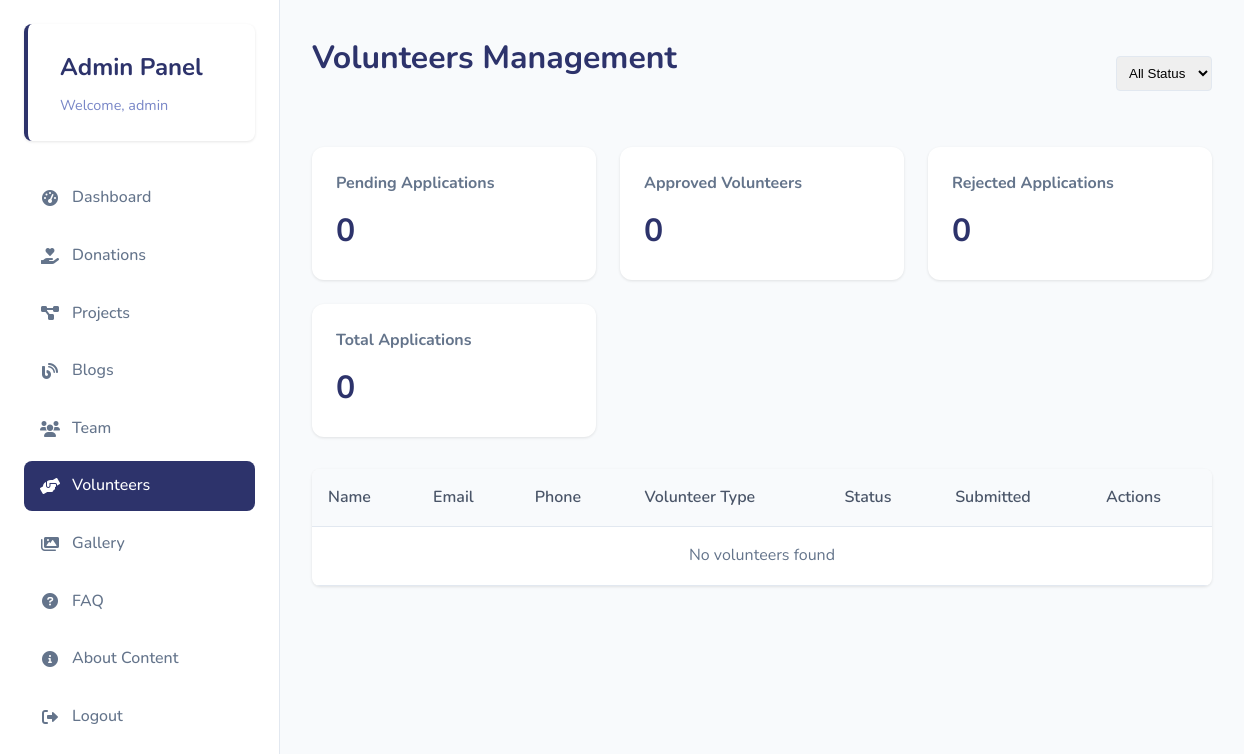
/admin/volunteers.php (signed in), run on an earlier commit of the app's database.
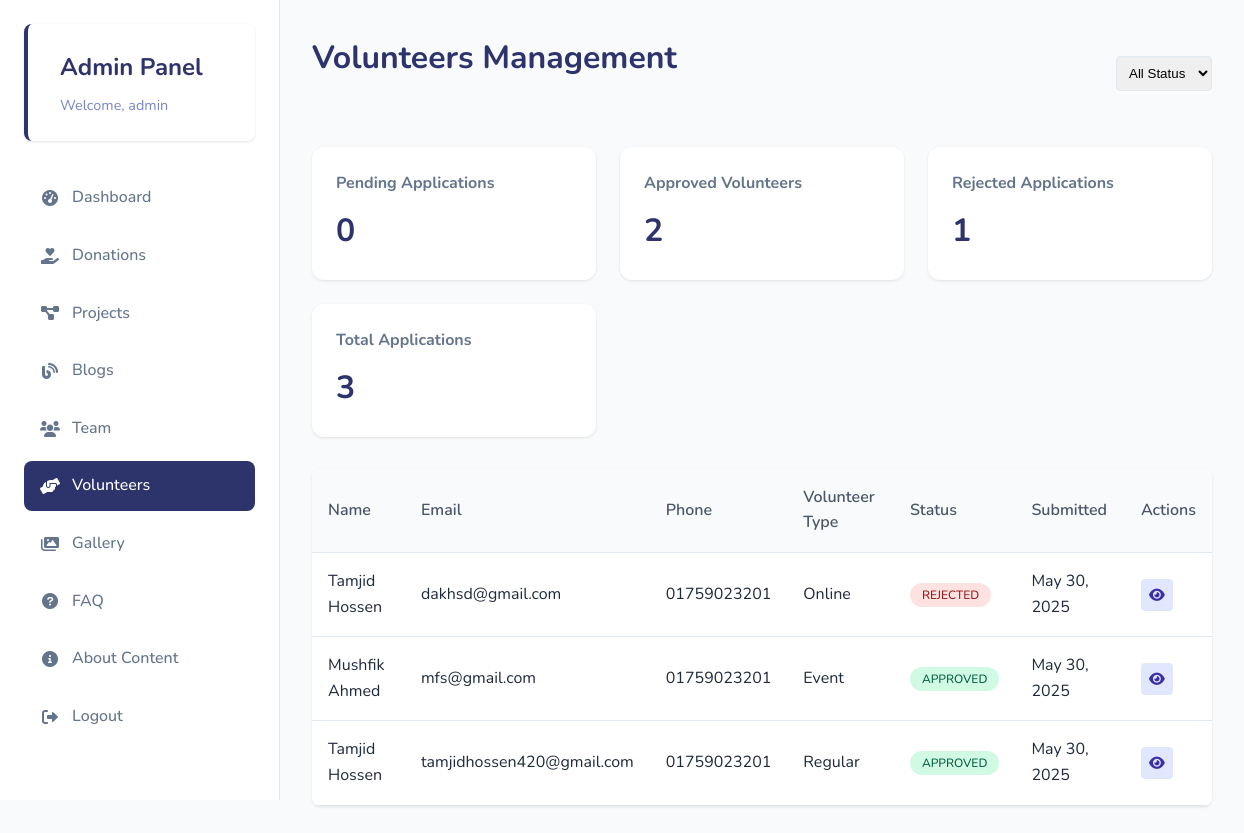
And on a later commit of the database.
### tables this page shows
CREATE TABLE `volunteers` (
  `id` int(11) NOT NULL,
  `name` varchar(255) NOT NULL,
  `phone` varchar(20) NOT NULL,
  `email` varchar(255) NOT NULL,
  `facebook` varchar(255) DEFAULT NULL,
  `nid` varchar(50) NOT NULL,
  `occupation` varchar(100) NOT NULL,
  `volunteer_type` varchar(50) NOT NULL,
  `special_skills` text DEFAULT NULL,
  `present_division` varchar(50) NOT NULL,
  `present_address` text NOT NULL,
  `status` enum('pending','approved','rejected') DEFAULT 'pending',
  `submitted_at` timestamp NOT NULL DEFAULT current_timestamp(),
  `approved_at` timestamp NULL DEFAULT NULL,
  `approved_by` int(11) DEFAULT NULL
);

### admin/volunteers.php (the view, shortened to what the changed rows need)
<?php
$conn = get_database_connection();
$success_message = '';
$page = isset($_GET['page']) ? max(1, intval($_GET['page'])) : 1;
$limit = 10;
$offset = ($page - 1) * $limit;
$where_clause = "";
$count_sql = "SELECT COUNT(*) as total FROM volunteers $where_clause";
$count_result = mysqli_query($conn, $count_sql);
$total_volunteers = mysqli_fetch_assoc($count_result)['total'];
$sql = "SELECT * FROM volunteers $where_clause ORDER BY submitted_at DESC LIMIT $limit OFFSET $offset";
$result = mysqli_query($conn, $sql);
?>
<!DOCTYPE html>
<html lang="en">
<head>
    <link rel="stylesheet" href="../assets/css/style.css">
    <link rel="stylesheet" href="https://cdnjs.cloudflare.com/ajax/libs/font-awesome/6.0.0/css/all.min.css">
</head>
<body>
    <div class="admin-dashboard">
        <main class="admin-main">
            <div class="page-header">
                <h1>Volunteers Management</h1>
            </div>            <?php if (!empty($success_message)): ?>
                <div class="alert success"><?php echo htmlspecialchars($success_message); ?></div>
            <?php endif; ?>
            <div class="stats-grid">
                <?php
                $approved_count = mysqli_fetch_assoc(mysqli_query($conn, "SELECT COUNT(*) as count FROM volunteers WHERE status = 'approved'"))['count'];
                $rejected_count = mysqli_fetch_assoc(mysqli_query($conn, "SELECT COUNT(*) as count FROM volunteers WHERE status = 'rejected'"))['count'];
                ?>
                <div class="stat-card">
                    <h3>Approved Volunteers</h3>
                    <p><?php echo $approved_count; ?></p>
                </div>
                <div class="stat-card">
                    <h3>Rejected Applications</h3>
                    <p><?php echo $rejected_count; ?></p>
                </div>
                <div class="stat-card">
                    <h3>Total Applications</h3>
                    <p><?php echo $total_volunteers; ?></p>
                </div>
            </div>
            <div class="volunteers-table">
                <table>
                    <thead>
                        <tr>
                            <th>Name</th>
                            <th>Email</th>
                            <th>Phone</th>
                            <th>Volunteer Type</th>
                            <th>Status</th>
                            <th>Submitted</th>
                            <th>Actions</th>
                        </tr>
                    </thead>
                    <tbody>
                        <?php if (mysqli_num_rows($result) > 0): ?>
                            <?php while ($volunteer = mysqli_fetch_assoc($result)): ?>
                                <tr>
                                    <td><?php echo htmlspecialchars($volunteer['name']); ?></td>
                                    <td><?php echo htmlspecialchars($volunteer['email']); ?></td>
                                    <td><?php echo htmlspecialchars($volunteer['phone']); ?></td>
                                    <td><?php echo htmlspecialchars(ucfirst(str_replace('_', ' ', $volunteer['volunteer_type']))); ?></td>
                                    <td>
                                        <span class="status <?php echo $volunteer['status']; ?>">
                                            <?php echo ucfirst($volunteer['status']); ?>
                                        </span>
                                    </td>
                                    <td><?php echo date('M j, Y', strtotime($volunteer['submitted_at'])); ?></td>
                                    <td>
                                        <button onclick="viewVolunteer(<?php echo $volunteer['id']; ?>)" class="action-btn view">
                                            <i class="fas fa-eye"></i>
                                        </button>
                                    </td>
                                </tr>
                            <?php endwhile; ?>
                        <?php else: ?>
                            <tr>
                                <td colspan="7" style="text-align: center; color: #64748b;">No volunteers found</td>
                            </tr>
                        <?php endif; ?>
                    </tbody>
                </table>
            </div>
        </main>
    </div>
</body>
</html>

What changed in the data, as far as the page shows it:
added volunteers: name "Tamjid Hossen", email "dakhsd@gmail.com", phone "01759023201", volunteer_type "Online", status "REJECTED", submitted_at "May 30, 2025"
added volunteers: name "Mushfik Ahmed", email "mfs@gmail.com", phone "01759023201", volunteer_type "Event", status "APPROVED", submitted_at "May 30, 2025"
added volunteers: name "Tamjid Hossen", email "tamjidhossen420@gmail.com", phone "01759023201", volunteer_type "Regular", status "APPROVED", submitted_at "May 30, 2025"
Also different on the page:
$approved_count: "0" → "2"
$rejected_count: "0" → "1"
$total_volunteers: "0" → "3"
text no longer shown: "No volunteers found"
